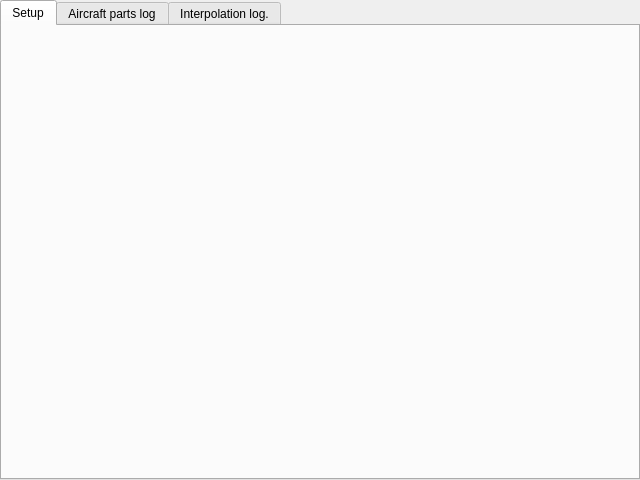
<?xml version="1.0" encoding="UTF-8"?>
<ui version="4.0">
 <class>CInterpolationComponent</class>
 <widget class="QFrame" name="CInterpolationComponent">
  <property name="geometry">
   <rect>
    <x>0</x>
    <y>0</y>
    <width>640</width>
    <height>480</height>
   </rect>
  </property>
  <property name="windowTitle">
   <string>Interpolation component</string>
  </property>
  <layout class="QVBoxLayout" name="vl_InterpolationComponent">
   <property name="leftMargin">
    <number>0</number>
   </property>
   <property name="topMargin">
    <number>0</number>
   </property>
   <property name="rightMargin">
    <number>0</number>
   </property>
   <property name="bottomMargin">
    <number>0</number>
   </property>
   <item>
    <widget class="QTabWidget" name="tw_InterpolationSetup">
     <property name="currentIndex">
      <number>0</number>
     </property>
     <widget class="QWidget" name="tb_InterpolationSetup">
      <attribute name="title">
       <string>Setup</string>
      </attribute>
      <layout class="QVBoxLayout" name="vl_InterpolationSetup">
       <property name="leftMargin">
        <number>0</number>
       </property>
       <property name="topMargin">
        <number>0</number>
       </property>
       <property name="rightMargin">
        <number>0</number>
       </property>
       <property name="bottomMargin">
        <number>0</number>
       </property>
       <item>
        <widget class="swift::gui::components::CInterpolationSetupComponent" name="comp_InterpolationSetup"/>
       </item>
      </layout>
     </widget>
     <widget class="QWidget" name="tb_PartsHistory">
      <attribute name="title">
       <string>Aircraft parts log</string>
      </attribute>
      <layout class="QVBoxLayout" name="vl_PartsLog">
       <property name="leftMargin">
        <number>0</number>
       </property>
       <property name="topMargin">
        <number>0</number>
       </property>
       <property name="rightMargin">
        <number>0</number>
       </property>
       <property name="bottomMargin">
        <number>0</number>
       </property>
       <item>
        <widget class="swift::gui::components::CAircraftPartsHistory" name="comp_PartsHistory"/>
       </item>
      </layout>
     </widget>
     <widget class="QWidget" name="tb_InterpolationLog">
      <attribute name="title">
       <string>Interpolation log.</string>
      </attribute>
      <layout class="QVBoxLayout" name="vl_InterpolationLog">
       <property name="leftMargin">
        <number>4</number>
       </property>
       <property name="topMargin">
        <number>4</number>
       </property>
       <property name="rightMargin">
        <number>4</number>
       </property>
       <property name="bottomMargin">
        <number>4</number>
       </property>
       <item>
        <widget class="swift::gui::components::CCallsignCompleter" name="comp_CallsignCompleter">
         <property name="frameShape">
          <enum>QFrame::StyledPanel</enum>
         </property>
         <property name="frameShadow">
          <enum>QFrame::Raised</enum>
         </property>
        </widget>
       </item>
       <item>
        <widget class="swift::gui::views::CStatusMessageView" name="tvp_InterpolationMessages">
         <attribute name="verticalHeaderVisible">
          <bool>false</bool>
         </attribute>
        </widget>
       </item>
       <item alignment="Qt::AlignRight">
        <widget class="QPushButton" name="pb_ReloadInterpolationMessages">
         <property name="text">
          <string>reload</string>
         </property>
        </widget>
       </item>
      </layout>
     </widget>
    </widget>
   </item>
  </layout>
 </widget>
 <customwidgets>
  <customwidget>
   <class>swift::gui::components::CAircraftPartsHistory</class>
   <extends>QFrame</extends>
   <header>gui/components/aircraftpartshistory.h</header>
   <container>1</container>
  </customwidget>
  <customwidget>
   <class>swift::gui::components::CInterpolationSetupComponent</class>
   <extends>QFrame</extends>
   <header>gui/components/interpolationsetupcomponent.h</header>
   <container>1</container>
  </customwidget>
  <customwidget>
   <class>swift::gui::components::CCallsignCompleter</class>
   <extends>QFrame</extends>
   <header>gui/components/callsigncompleter.h</header>
   <container>1</container>
  </customwidget>
  <customwidget>
   <class>swift::gui::views::CStatusMessageView</class>
   <extends>QTableView</extends>
   <header>gui/views/statusmessageview.h</header>
  </customwidget>
 </customwidgets>
 <resources/>
 <connections/>
</ui>
